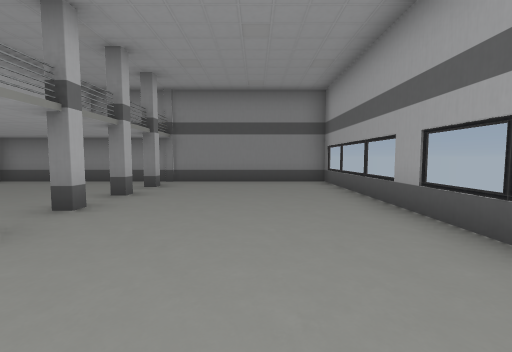
view 1 (above)

16 first-person views from a walk through a 3-D level made in the Unity game engine. The camera is 1.5 m above the floor, tilts 4° down and sees 90° across. The floor is counted in squares, 2 m on a side. Each view is taken from the middle of a square. On the plan, view 1 faces up. The plan holds only what a view shows up to about 9 squares ahead; the rest is blank. The place goes on beyond the plan. The player character is not drawn.

view 2
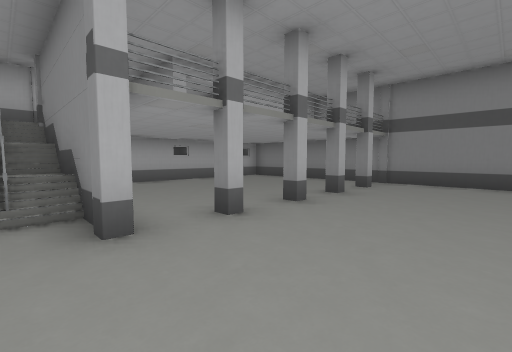

view 3
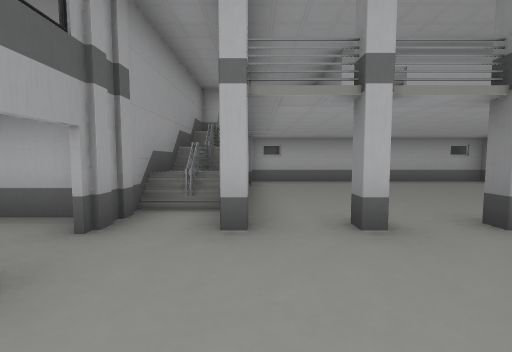

view 4
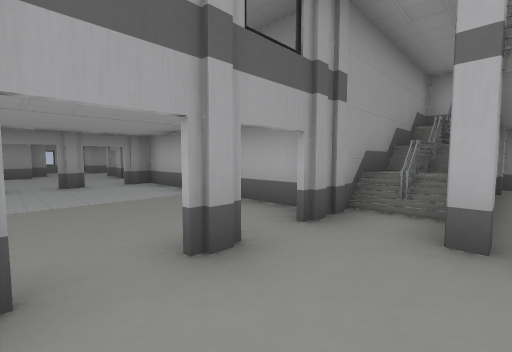

view 5
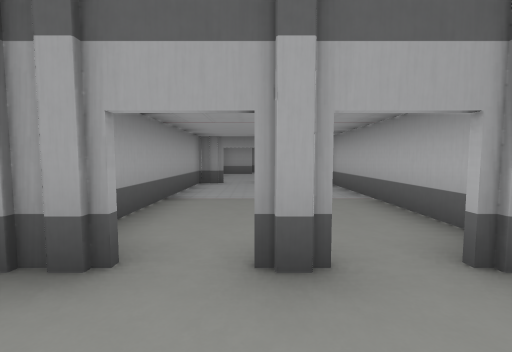

view 6
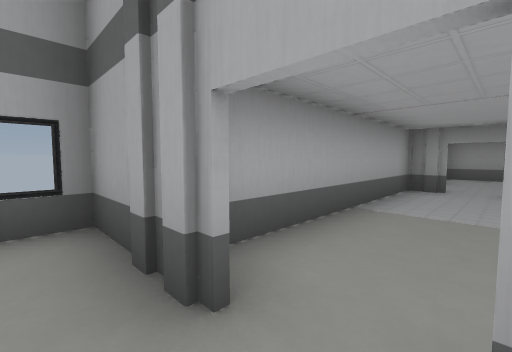

view 7
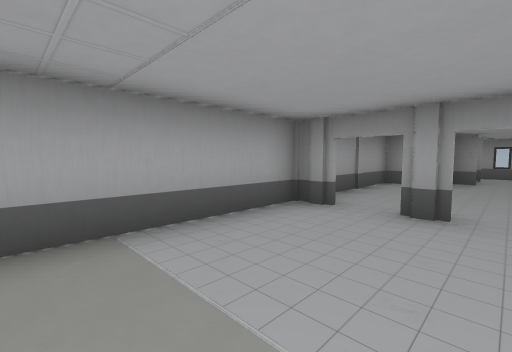

view 8
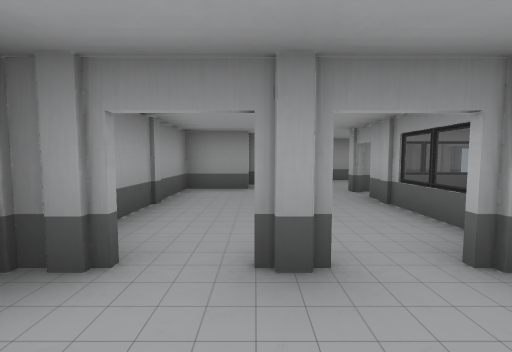

view 9
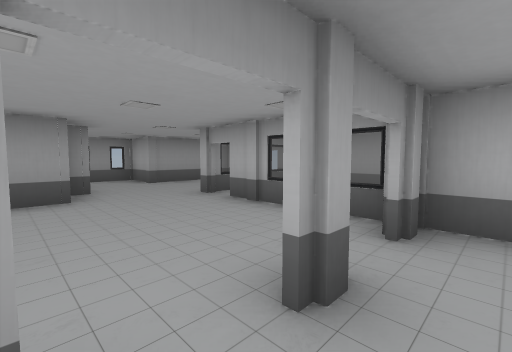

view 10
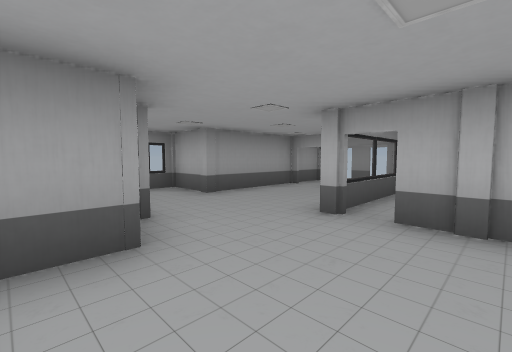

view 11
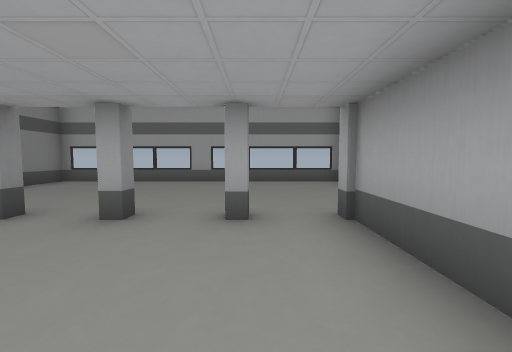

view 12
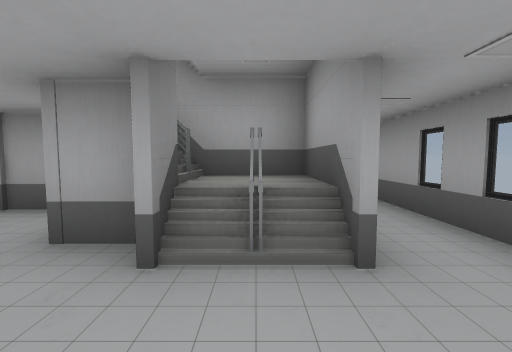

view 13
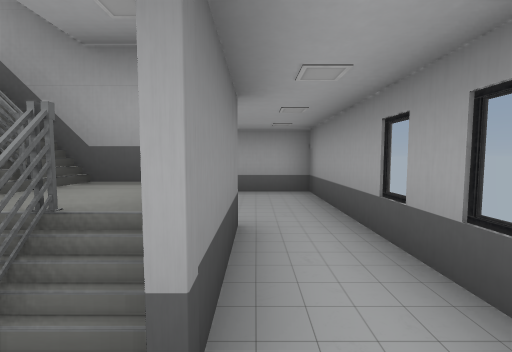

view 14
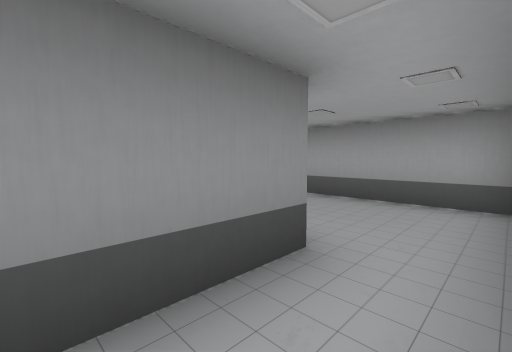

view 15
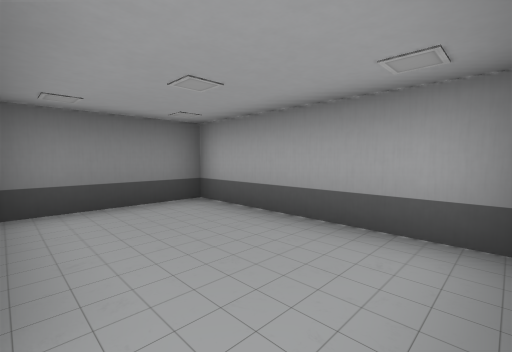

view 16
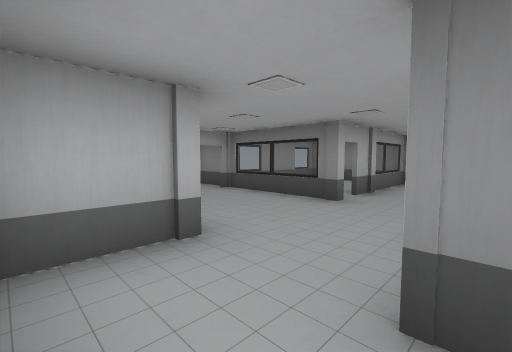

### Floor plan
Points are (right, up) in squares from view 1. A wall is a line through its corners. A room is listed if a view was taken in it or the views show most of it. See-through windows are left out.
Room 1 (views 1, 2, 3, 4, 5, 6, 11)
walls: (-3.8, 0.8) (-3.8, -0.7); (-4.9, 0.8) (-3.5, 0.8); (-1.6, -0.7) (-0.9, -0.7); (-7.4, 0.8) (-6.5, 0.8); (-0.1, -0.7) (2.2, -0.7) (2.2, 8.2) (-8.2, 8.2) (-8.2, -0.7) (-2.4, -0.7); (-7.3, 0) (-3.8, 0)
ways out: opening at (-2, -1) to room 2; gap at (-3, 8)
objects: other object (-3, 1); other object (-3, 2); other object (-3, 4); other object (-3, 5); other object (-3, 7)
Room 2 (views 7, 8, 9)
walls: (-1.6, -6.7) (-0.9, -6.7); (-3.2, -6.7) (-2.4, -6.7); (-3.2, -1.3) (-3.2, -6.8); (-0.1, -6.7) (0.7, -6.7) (0.7, -1.4)
ways out: opening at (-2, -1) to room 1; opening at (-2, -7) to room 3
Room 3 (view 10)
walls: (-3.2, -6.9) (-3.2, -10); (-1.4, -12.2) (-0.8, -12.2); (0.7, -13.7) (0.7, -8)
ways out: opening at (-2, -7) to room 2; opening at (-2, -12) to room 4
Room 4 (views 12, 13)
walls: (-3.1, -10.8) (-6.2, -10.8); (-0.8, -12.2) (-0.8, -11.1); (-6.2, -13.7) (-3.2, -13.7)
low walls: (-1.1, -13.6) (-1.1, -13)
ways out: opening at (-2, -12) to room 3; opening at (-2.5, -14) to room 5; opening at (-6, -13)
Room 5 (views 14, 15, 16)
walls: (0.9, -13.8) (-1.4, -13.8); (-3.2, -13.7) (-3.2, -15.2) (3.7, -15.2) (3.7, -10.8) (0.9, -10.8)
ways out: opening at (-2.5, -14) to room 4

Positions as (right, up) in squares from view 1, and headings:
1: (0, 0), facing up
2: (0, 0), facing up-left
3: (0, 1), facing left
4: (0, 1), facing down-left
5: (-1, 1), facing down
6: (-1, 0), facing down-right
7: (-2, -3), facing down-right
8: (-1, -5), facing down
9: (0, -6), facing down-left
10: (0, -9), facing down-left
11: (-6, 2), facing right
12: (-3, -13), facing right
13: (-2, -14), facing right
14: (-1, -15), facing up-right
15: (1, -15), facing up-right
16: (-1, -15), facing up-left
